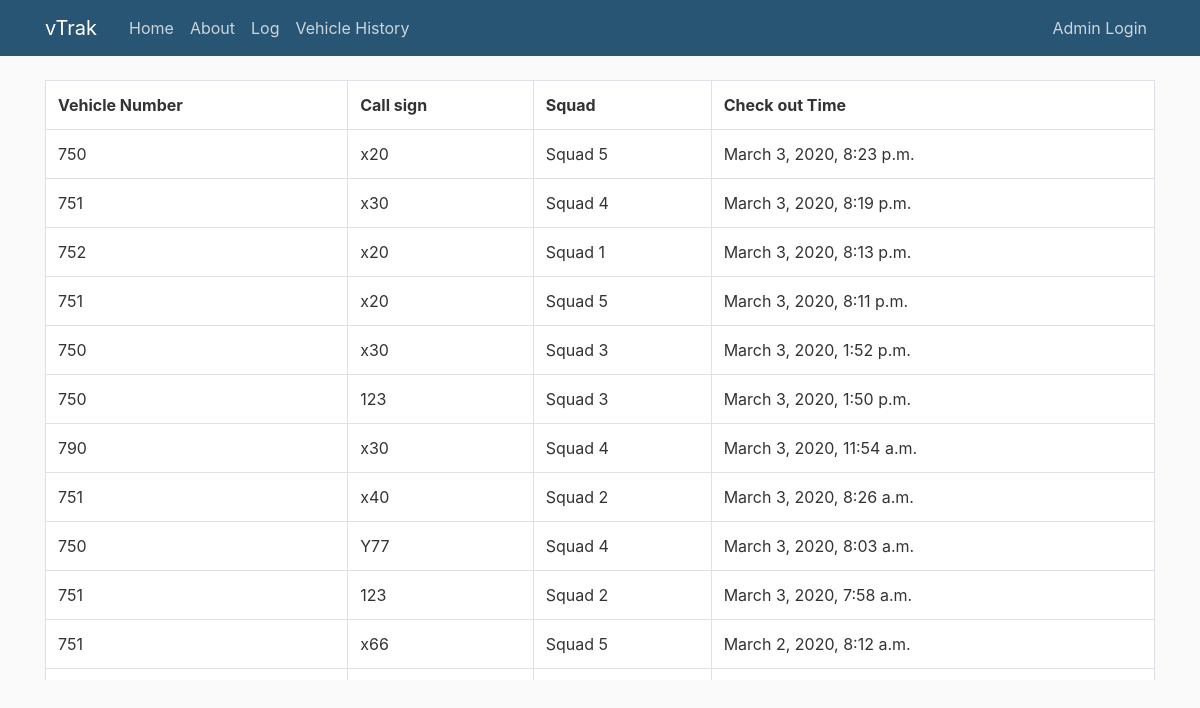
Before: /log with the older database file.
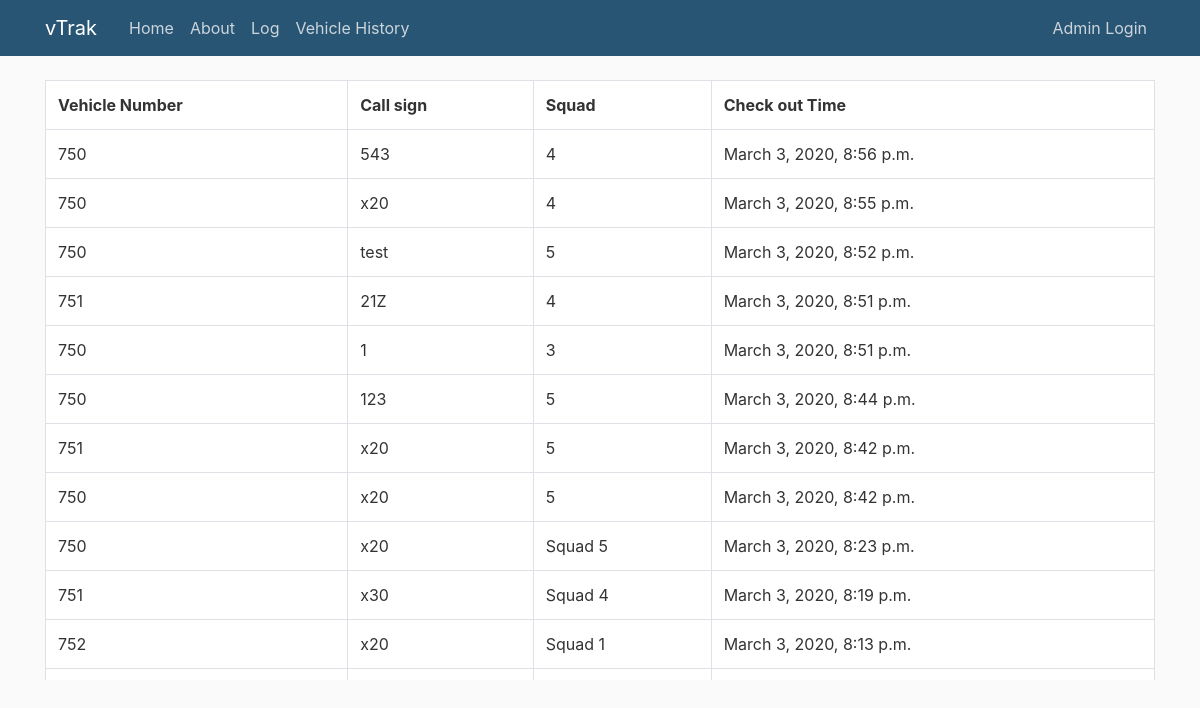
After: the same page with the newer database file.
### vTrak/models.py (models this page shows)
class Activitytable(models.Model):
    vehnum = models.CharField(max_length=3)
    callsign = models.CharField(max_length=7)
    squad = models.CharField(max_length=20)
    checkout = models.DateTimeField(auto_now_add=True)

### vTrak/views.py (the view)
# urls.py: path('log', views.log, name='vTrak-log'),
def log(request):
    content = {
        'Vehicleinfo': Vehicletable.objects.all(),
        'Activityinfo': Activitytable.objects.all().order_by('-checkout'),
    }
    return render(request, 'vTrak/log.html', content)

### vTrak/templates/vTrak/log.html (shortened to what this page needs)
{% extends "vTrak/base.html" %}
{% load static %}
{% block content %}
    <div class="table responsive" style="height: 600px; overflow: auto">
        <table class="table table-bordered">
            <tr>
                <th>Vehicle Number</th>
                <th>Call sign</th>
                <th>Squad</th>
                <th>Check out Time</th>
            </tr>
            {% for displayresults in Activityinfo %}
                <tr>
                    <td>{{ displayresults.vehnum }}</td>
                    <td>{{ displayresults.callsign }}</td>
                    <td>{{ displayresults.squad }}</td>
                    <td>{{ displayresults.checkout }}</td>
                </tr>
            {% endfor %}
        </table>
    </div>
{% endblock content %}

Changed rows visible on the page:
no longer on this page (row unchanged): Activitytable: vehnum "751", callsign "x20", squad "Squad 5", checkout "March 3, 2020, 8:11 p.m."
no longer on this page (row unchanged): Activitytable: vehnum "750", callsign "x30", squad "Squad 3", checkout "March 3, 2020, 1:52 p.m."
no longer on this page (row unchanged): Activitytable: vehnum "750", callsign "123", squad "Squad 3", checkout "March 3, 2020, 1:50 p.m."
no longer on this page (row unchanged): Activitytable: vehnum "790", callsign "x30", squad "Squad 4", checkout "March 3, 2020, 11:54 a.m."
no longer on this page (row unchanged): Activitytable: vehnum "751", callsign "x40", squad "Squad 2", checkout "March 3, 2020, 8:26 a.m."
no longer on this page (row unchanged): Activitytable: vehnum "750", callsign "Y77", squad "Squad 4", checkout "March 3, 2020, 8:03 a.m."
no longer on this page (row unchanged): Activitytable: vehnum "751", callsign "123", squad "Squad 2", checkout "March 3, 2020, 7:58 a.m."
no longer on this page (row unchanged): Activitytable: vehnum "751", callsign "x66", squad "Squad 5", checkout "March 2, 2020, 8:12 a.m."
added Activitytable: vehnum "750", callsign "543", squad "4", checkout "March 3, 2020, 8:56 p.m."
added Activitytable: vehnum "750", callsign "x20", squad "4", checkout "March 3, 2020, 8:55 p.m."
added Activitytable: vehnum "750", callsign "test", squad "5", checkout "March 3, 2020, 8:52 p.m."
added Activitytable: vehnum "751", callsign "21Z", squad "4", checkout "March 3, 2020, 8:51 p.m."
added Activitytable: vehnum "750", callsign "1", squad "3", checkout "March 3, 2020, 8:51 p.m."
added Activitytable: vehnum "750", callsign "123", squad "5", checkout "March 3, 2020, 8:44 p.m."
added Activitytable: vehnum "751", callsign "x20", squad "5", checkout "March 3, 2020, 8:42 p.m."
added Activitytable: vehnum "750", callsign "x20", squad "5", checkout "March 3, 2020, 8:42 p.m."
